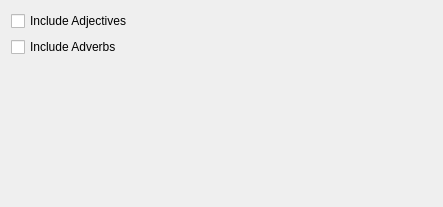
<ui version="4.0" >
 <class>ComparisonOptionsWidget</class>
 <widget class="QWidget" name="ComparisonOptionsWidget" >
  <property name="geometry" >
   <rect>
    <x>0</x>
    <y>0</y>
    <width>443</width>
    <height>207</height>
   </rect>
  </property>
  <property name="windowTitle" >
   <string>Form</string>
  </property>
  <layout class="QVBoxLayout" >
   <item>
    <widget class="QCheckBox" name="kcfg_ComparisonIncludeAdjective" >
     <property name="text" >
      <string>Include Adjectives</string>
     </property>
    </widget>
   </item>
   <item>
    <widget class="QCheckBox" name="kcfg_ComparisonIncludeAdverb" >
     <property name="text" >
      <string>Include Adverbs</string>
     </property>
    </widget>
   </item>
   <item>
    <spacer>
     <property name="orientation" >
      <enum>Qt::Vertical</enum>
     </property>
     <property name="sizeHint" >
      <size>
       <width>20</width>
       <height>40</height>
      </size>
     </property>
    </spacer>
   </item>
  </layout>
 </widget>
 <resources/>
 <connections/>
</ui>
